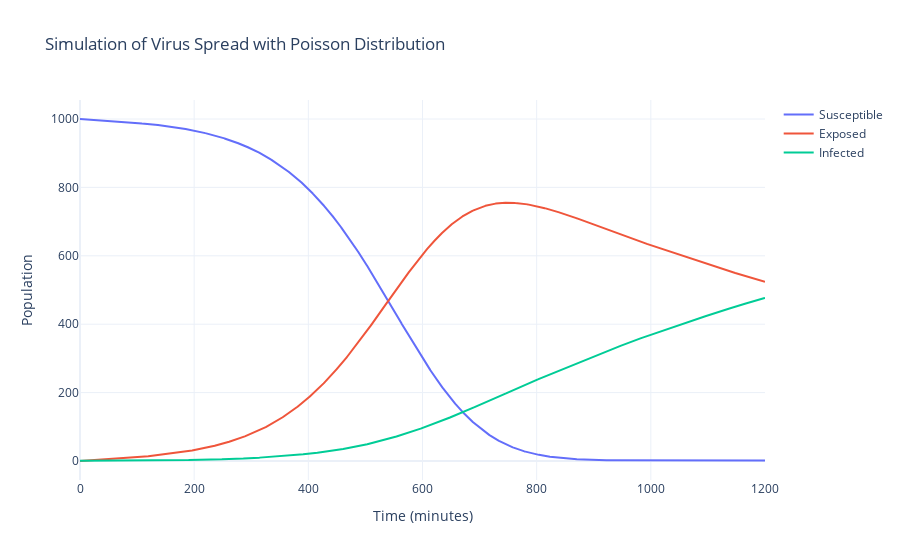

The notebook cell this image was saved under:
### Code cell
import numpy as np
import plotly.graph_objects as go
from scipy.stats import poisson

def dI_dt(I, E, lambda_E, lambda_R):
    return lambda_E * E - lambda_R * I

def dE_dt(S, E, lambda_S, f_q):
    return lambda_S * S * f_q - lambda_E * E

def dS_dt(S, I, lambda_S, lambda_R, f_q):
    return -lambda_S * S * f_q + lambda_R * I

def f_q(K, M):
    return K / (M + K)

def simulate_virus_spread(S0, E0, I0, lambda_S, lambda_E, lambda_R, M, total_time, dt, alpha):
    num_steps = int(total_time / dt) + 1
    t = np.linspace(0, total_time, num_steps)
    S = np.zeros(num_steps)
    E = np.zeros(num_steps)
    I = np.zeros(num_steps)
    total_population = np.zeros(num_steps)

    # Initial conditions
    S[0], E[0], I[0] = S0, E0, I0

    # Simulation loop
    for i in range(1, num_steps):
        q_t = f_q(I[i-1], M)  # Calculate q(t) based on the current number of infected items
        lambda_t = alpha * q_t  # Calculate lambda(t) based on q(t)

        # Generate the number of new infections in the time interval dt using Poisson distribution
        new_infections = poisson.rvs(lambda_t * dt)

        # Update the populations using the differential equations
        dS = dS_dt(S[i-1], I[i-1], lambda_S, lambda_R, q_t)
        dE = dE_dt(S[i-1], E[i-1], lambda_S, q_t)
        dI = dI_dt(I[i-1], E[i-1], lambda_E, lambda_R) + new_infections

        S[i] = S[i-1] + dS * dt
        E[i] = E[i-1] + dE * dt
        I[i] = I[i-1] + dI * dt

        total_population[i] = S[i] + E[i] + I[i]

    return t, S, E, I, total_population

# Parameters for simulation
S0 = 1000   # Initial number of susceptible peers
E0 = 0     # Initial number of exposed peers
I0 = 1     # Initial number of infected peers
lambda_S = 0.1  # Rate of new file downloads per minute
lambda_E = 0.001  # Rate of becoming infected per minute
lambda_R = 0.0001 # Rate of recovery per minute
M = 1000         # Number of uninfected items
total_time = 1200   # Total simulation time (in minutes)
dt = 0.1        # Time step for integration
alpha = 0.1     # Scaling factor for lambda(t)

# Simulate virus spread
t, S, E, I, total_population = simulate_virus_spread(S0, E0, I0, lambda_S, lambda_E, lambda_R, M, total_time, dt, alpha)

# Plotting using Plotly
fig = go.Figure()

fig.add_trace(go.Scatter(x=t, y=S, mode='lines', name='Susceptible'))
fig.add_trace(go.Scatter(x=t, y=E, mode='lines', name='Exposed'))
fig.add_trace(go.Scatter(x=t, y=I, mode='lines', name='Infected'))

fig.update_layout(
    title='Simulation of Virus Spread with Poisson Distribution',
    xaxis_title='Time (minutes)',
    yaxis_title='Population',
    template='plotly_white'
)

fig.show()

### Figure 1 — Plotly figure (JSON) as saved in the notebook; plotly's stock layout.template omitted (floating-point values rounded to 4 significant figures; data arrays with more than 128 entries replaced by an {"elided": "..."} marker saying what was removed)
{"data": [{"mode": "lines", "name": "Susceptible", "type": "scatter", "x": {"elided": "12001 float values"}, "y": {"elided": "12001 float values"}}, {"mode": "lines", "name": "Exposed", "type": "scatter", "x": {"elided": "12001 float values"}, "y": {"elided": "12001 float values"}}, {"mode": "lines", "name": "Infected", "type": "scatter", "x": {"elided": "12001 float values"}, "y": {"elided": "12001 float values"}}], "layout": {"title": {"text": "Simulation of Virus Spread with Poisson Distribution"}, "xaxis": {"title": {"text": "Time (minutes)"}}, "yaxis": {"title": {"text": "Population"}}}}
